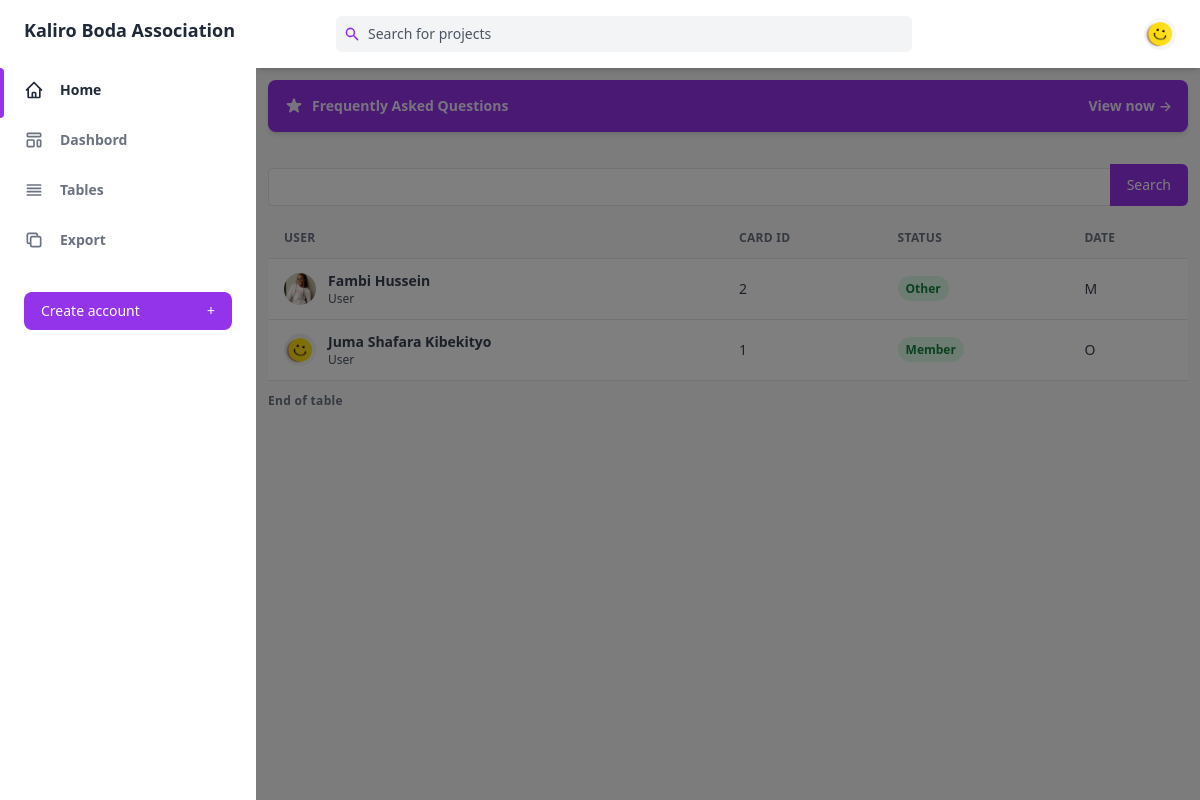
Page /accounts/user_table on the committed database.
### accounts/models.py (models this page shows, shortened)
class User(AbstractUser):
    REQUIRED_FIELDS = ['first_name', 'last_name']
    GENDER_CHOICES = [('M', 'Male'), ('F', 'Female'), ('O', 'Other')]
    first_name = models.CharField(max_length=25)
    last_name = models.CharField(max_length=25)
    email = models.EmailField(verbose_name='User email', blank=True)
    gender = models.CharField(choices=GENDER_CHOICES,
                              max_length=1, default="O")
    display_picture = models.ImageField(
        default='display_pictures/smily.jpg', upload_to='display_pictures')

### accounts/views.py (the view)
def userTable(request):
    users = User.objects.all().order_by('first_name')
    context = {'users': users}
    template_name = 'accounts/user_table.html'
    return render(request=request, template_name=template_name, context=context)

### accounts/templates/accounts/user_table.html (shortened to what this page needs)
{% extends 'kaliroboda/base.html' %} {% block content %}
<main class="container overflow-y-auto p-3">
  <a
    class="flex items-center justify-between p-4 mb-8 text-sm font-semibold text-purple-100 bg-purple-600 rounded-lg shadow-md focus:outline-none focus:shadow-outline-purple"
    href=""
  >
    <div class="flex items-center">
      <span>Frequently Asked Questions</span>
    </div>
    <span>View now &RightArrow;</span>
  </a>
  <form action="{% url 'accounts:user_search' %}" method="get">
    <label class="block mt-4 text-sm mb-3">
      <div class="relative text-gray-500 focus-within:text-purple-600">
        <input
          class="rounded py-2 border w-full pr-20 mt-1 text-sm text-black dark:text-gray-300 dark:border-gray-600 dark:bg-gray-700 focus:border-purple-400 focus:outline-none focus:shadow-outline-purple dark:focus:shadow-outline-gray form-input"
          {%
          if
          query
          %}
          placeholder="{{query}}"
          {%
          else
          %}
          placeholder="John Doe"
          {%
          endif
          %}
          type="text"
          name="query"
        />
        <button
          type="submit"
          class="absolute inset-y-0 right-0 px-4 text-sm font-medium leading-5 text-white transition-colors duration-150 bg-purple-600 border border-transparent rounded-r-md active:bg-purple-600 hover:bg-purple-700 focus:outline-none focus:shadow-outline-purple"
        >
          Search
        </button>
      </div>
    </label>
  </form>
  {% if users %}
  <div class="w-full overflow-hidden rounded-lg shadow-xs">
    <div class="w-full overflow-x-auto">
      <table class="w-full whitespace-no-wrap">
        <thead>
          <tr
            class="text-xs font-semibold tracking-wide text-left text-gray-500 uppercase border-b dark:border-gray-700 bg-gray-50 dark:text-gray-400 dark:bg-gray-800"
          >
            <th class="px-4 py-3">User</th>
            <th class="px-4 py-3">Card ID</th>
            <th class="px-4 py-3">Status</th>
            <th class="px-4 py-3">Date</th>
          </tr>
        </thead>
        <tbody class="bg-white divide-y dark:divide-gray-700 dark:bg-gray-800">
          {% for user in users %}
          <tr class="text-gray-700 dark:text-gray-400">
            <td class="px-4 py-3">
              <a
                href="{% url 'accounts:profile'%}?user_id={{user.id}}"
                class="flex items-center text-sm"
              >
                <div class="relative hidden w-8 h-8 mr-3 rounded-full md:block">
                  <img
                    class="object-cover w-full h-full rounded-full"
                    src="{{user.display_picture.url}}"
                    alt=""
                    loading="lazy"
                  />
                  <div
                    class="absolute inset-0 rounded-full shadow-inner"
                    aria-hidden="true"
                  ></div>
                </div>
                <div>
                  <p class="font-semibold">
                    {{user.first_name}} {{user.last_name}}
                  </p>
                  <p class="text-xs text-gray-600 dark:text-gray-400">User</p>
                </div>
              </a>
            </td>
            <td class="px-4 py-3 text-sm">{{user.id}}</td>
            <td class="px-4 py-3 text-xs">
              <span
                class="px-2 py-1 font-semibold leading-tight text-green-700 bg-green-100 rounded-full dark:bg-green-700 dark:text-green-100"
              >
                {% if user.member %}
                <span>Member</span>
                {% elif user.is_staff %}
                <span>Staff</span>
                {% else %}
                <span>Other</span>
                {% endif %}
              </span>
            </td>
            <td class="px-4 py-3 text-sm">{{user.gender}}</td>
          </tr>
          {% endfor %}
        </tbody>
      </table>
    </div>
    <div
      class="grid py-3 text-xs font-semibold tracking-wide text-gray-500 border-t dark:border-gray-700 bg-gray-50 dark:text-gray-400 dark:bg-gray-800"
    >
      <span class="flex items-center col-span-3"> End of table </span>
    </div>
  </div>
  {% else %}
  <h2 class="text-white">No users found</h2>
  {% endif %} {% endblock %}

### rows in the picture
User: display_picture (picture), first_name "Fambi", last_name "Hussein", id "2", is_staff "Other", gender "M"
User: display_picture (picture), first_name "Juma Shafara", last_name "Kibekityo", id "1", shows "Member", gender "O"
